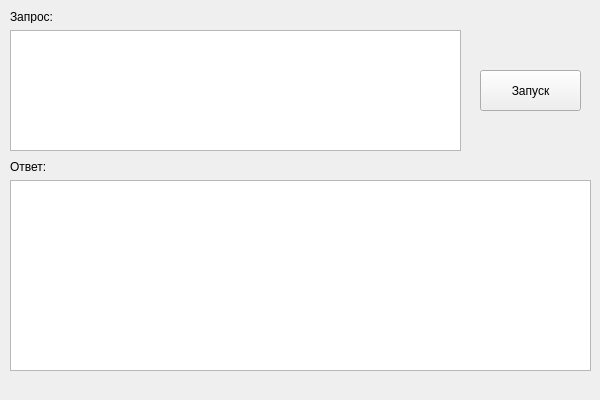
<?xml version="1.0" encoding="UTF-8"?>
<ui version="4.0">
 <class>espresso</class>
 <widget class="QWidget" name="espresso">
  <property name="geometry">
   <rect>
    <x>0</x>
    <y>0</y>
    <width>600</width>
    <height>400</height>
   </rect>
  </property>
  <property name="sizePolicy">
   <sizepolicy hsizetype="Fixed" vsizetype="Fixed">
    <horstretch>0</horstretch>
    <verstretch>0</verstretch>
   </sizepolicy>
  </property>
  <property name="minimumSize">
   <size>
    <width>600</width>
    <height>400</height>
   </size>
  </property>
  <property name="maximumSize">
   <size>
    <width>600</width>
    <height>400</height>
   </size>
  </property>
  <property name="windowTitle">
   <string>espresso</string>
  </property>
  <widget class="QPlainTextEdit" name="textEdit">
   <property name="geometry">
    <rect>
     <x>10</x>
     <y>30</y>
     <width>451</width>
     <height>121</height>
    </rect>
   </property>
   <property name="minimumSize">
    <size>
     <width>0</width>
     <height>0</height>
    </size>
   </property>
  </widget>
  <widget class="QPushButton" name="pushButton">
   <property name="geometry">
    <rect>
     <x>480</x>
     <y>70</y>
     <width>101</width>
     <height>41</height>
    </rect>
   </property>
   <property name="text">
    <string>Запуск</string>
   </property>
  </widget>
  <widget class="QLabel" name="question">
   <property name="geometry">
    <rect>
     <x>10</x>
     <y>10</y>
     <width>47</width>
     <height>13</height>
    </rect>
   </property>
   <property name="text">
    <string>Запрос:</string>
   </property>
  </widget>
  <widget class="QLabel" name="answer">
   <property name="geometry">
    <rect>
     <x>10</x>
     <y>160</y>
     <width>47</width>
     <height>13</height>
    </rect>
   </property>
   <property name="text">
    <string>Ответ:</string>
   </property>
  </widget>
  <widget class="QTableWidget" name="tableWidget">
   <property name="geometry">
    <rect>
     <x>10</x>
     <y>180</y>
     <width>581</width>
     <height>191</height>
    </rect>
   </property>
  </widget>
 </widget>
 <resources/>
 <connections/>
</ui>
